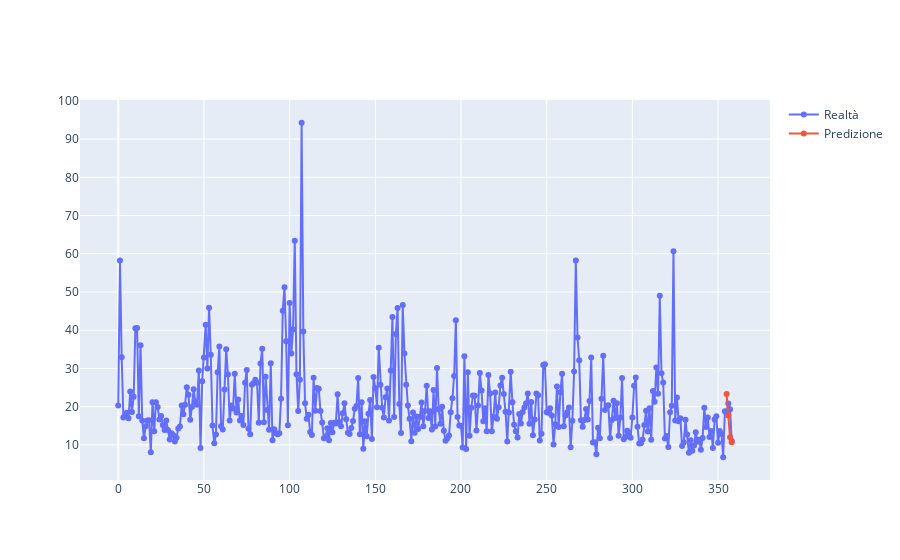

Notebook code for this chart:
### Code cell
provincia = "Trieste"
raw_prediction, xraw = best_tft.predict(
    validation.filter(lambda x: (x.provincia == provincia)),
    mode="prediction",
    return_x=True,
)
predicted_df = pd.DataFrame([],columns=["time_idx","values"])
i=0
while i < len(raw_prediction):
    for x in range(0,len(raw_prediction[i])):
        predicted_df = predicted_df.append({"time_idx":xraw["decoder_time_idx"][i][x],"values":raw_prediction[i][x].numpy()},ignore_index=True)
    i += len(raw_prediction[i])
predicted_df["values"] = predicted_df["values"].astype(float)
target = df_settimanale[df_settimanale["provincia"]==provincia]
fig = go.Figure()
fig.add_trace(go.Scatter(x=target["time_idx"], y=target["pm10_giornaliera"],mode='lines+markers',name="Realtà"))
fig.add_trace(go.Scatter(x=predicted_df["time_idx"], y=predicted_df["values"],mode='lines+markers',name="Predizione"))
fig.show()

### Figure 1 — Plotly figure (JSON) as saved in the notebook; plotly's stock layout.template omitted (floating-point values rounded to 4 significant figures; data arrays with more than 128 entries replaced by an {"elided": "..."} marker saying what was removed)
{"data": [{"mode": "lines+markers", "name": "Realtà", "type": "scatter", "x": {"elided": "359 int values"}, "y": {"elided": "359 float values"}}, {"mode": "lines+markers", "name": "Predizione", "type": "scatter", "x": [355, 356, 357, 358], "y": [23.31, 17.67, 12.0, 10.7]}], "layout": {}}
